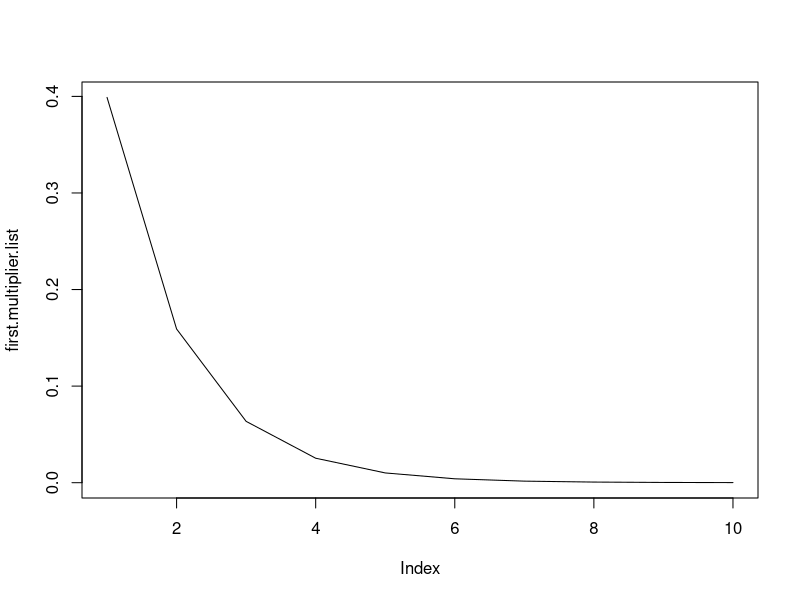

Recreate this plot in R. (Note: a time limit stopped this script after it produced the figure.)
## ---- chunk 1
library(ggplot2)
library(magrittr)
## ---- chunk 2
first.multiplier <- function(D){
  return(1/((2*pi)^(D/2)))
}
## ---- chunk 3
D.seq <- seq(1, from=1, to=10)

first.multiplier.list <- sapply(D.seq, FUN=first.multiplier)

plot(first.multiplier.list,  type = "l")
## ---- chunk 4
exponent.function <- function(x){
  return((-1/2)*t(x)%*%x)
}

D <- 10
x <- as.matrix(runif(D, min = -5, max = 5), nrow=1, ncol=D)

exponent.function(x)
## ---- chunk 5
cost.function.crude <- function(x, D){
  first.multiplier.sim <- first.multiplier(D)
  exponent.sim <- exponent.function(x)
  return(first.multiplier.sim * exp(exponent.sim))
}
## ---- chunk 6
n <- 100
D <- 1
x <- as.matrix(runif(D*n, min = -5, max = 5), nrow=n, ncol=D)
## ---- chunk 7
cost.function.crude.apply <- function(x, D){
  return(mean(apply(x, 1, FUN = cost.function.crude, D=D)))
}
cost.function.crude.apply(x, D)
## ---- chunk 8

#THIS ISN'T RIGHT. NEED TO GENERATE RANDOM MATRIX EACH TIME
n.increments <- seq(from = 1000, to = 10000, by = 1000)

generate.x.list <- function(n, D){
  x <- as.matrix(runif(D*n, min = -5, max = 5), nrow=n, ncol=D)
  return(x)
}

x.list <- lapply(n.increments, FUN = generate.x.list, D=D)
## ---- chunk 9
crude.cost.sim.1 <- replicate(100, sapply(lapply(n.increments, FUN = generate.x.list, D=D), FUN = cost.function.crude.apply, D=D))
## ---- chunk 10
crude.cost.sim.1.means <- apply(crude.cost.sim.1, 1, FUN = mean)
crude.cost.sim.1.sd <- apply(crude.cost.sim.1, 1, FUN = sd)
n <- 1:10
crude.cost.sim.1.results <- cbind(n, crude.cost.sim.1.means, crude.cost.sim.1.sd) %>% as.data.frame()
colnames(crude.cost.sim.1.results) <- c("n", "Cost.Means", "Cost.Standard.Deviation")
## ---- chunk 11
limits <- aes(ymax = Cost.Means + Cost.Standard.Deviation, ymin = Cost.Means - Cost.Standard.Deviation)
ggplot(crude.cost.sim.1.results, aes(x=n, y=Cost.Means)) + geom_line() + geom_errorbar(limits)
## ---- chunk 12
D.2 = 2
crude.cost.sim.2 <- replicate(100, sapply(lapply(n.increments, FUN = generate.x.list, D = D.2), FUN = cost.function.crude.apply, D = D.2))

(target.D.2 <- (1/10)^D.2)
## ---- chunk 13
crude.cost.sim.2.means <- apply(crude.cost.sim.2, 1, FUN = mean)
crude.cost.sim.2.sd <- apply(crude.cost.sim.2, 1, FUN = sd)
n <- 1:10
crude.cost.sim.2.results <- cbind(n, crude.cost.sim.2.means, crude.cost.sim.2.sd) %>% as.data.frame()
colnames(crude.cost.sim.2.results) <- c("n", "Cost.Means", "Cost.Standard.Deviation")
## ---- chunk 14
limits.2 <- aes(ymax = Cost.Means + Cost.Standard.Deviation, ymin = Cost.Means - Cost.Standard.Deviation)
ggplot(crude.cost.sim.2.results, aes(x=n, y=Cost.Means)) + geom_line() + geom_errorbar(limits.2)
